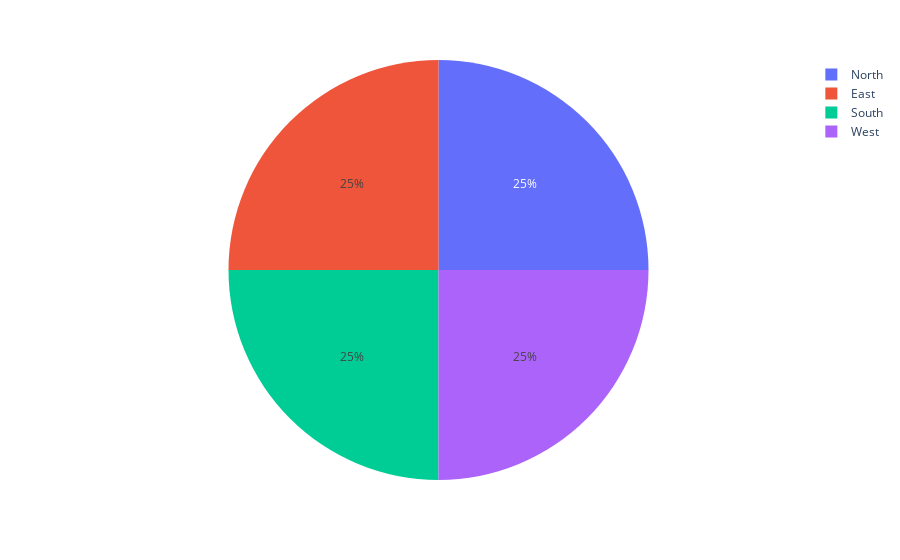

This figure's notebook cell:
### Markdown cell above
Au premier abord, il n'y a pas de transformation de variables nécessaires car les distributions sont "symétriques".

PROF

### Code cell
px.pie(x, names='orientation', title='')

### Figure 1 — Plotly figure (JSON) as saved in the notebook; plotly's stock layout.template omitted (floating-point values rounded to 4 significant figures; data arrays with more than 128 entries replaced by an {"elided": "..."} marker saying what was removed)
{"data": [{"domain": {"x": [0, 1], "y": [0, 1]}, "hovertemplate": "orientation=%{label}<extra></extra>", "labels": {"elided": "768 str values"}, "legendgroup": "", "name": "", "showlegend": true, "type": "pie"}], "layout": {"legend": {"tracegroupgap": 0}, "margin": {"t": 60}}}
